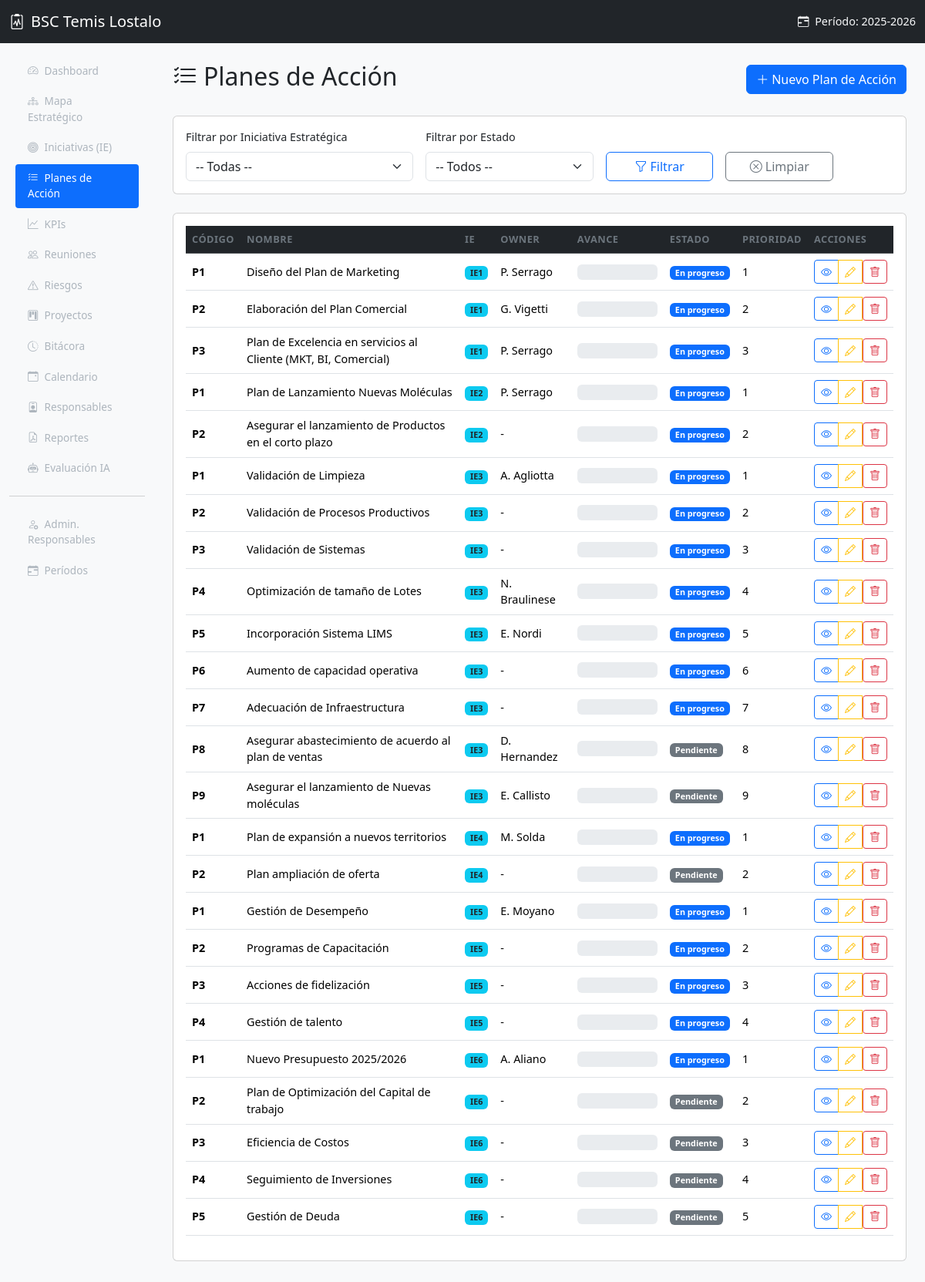
Screenshot of /index.php?page=planes with the database file from the repository.
### tables this page shows
CREATE TABLE periodos_estrategicos (
    id INT AUTO_INCREMENT PRIMARY KEY,
    nombre VARCHAR(100) NOT NULL,
    fecha_inicio DATE NOT NULL,
    fecha_fin DATE NOT NULL,
    activo TINYINT(1) DEFAULT 0,
    created_at TIMESTAMP DEFAULT CURRENT_TIMESTAMP
);

CREATE TABLE planes_accion (
    id INT AUTO_INCREMENT PRIMARY KEY,
    iniciativa_id INT NOT NULL,
    periodo_id INT DEFAULT NULL,
    codigo VARCHAR(10) NOT NULL,
    nombre VARCHAR(200) NOT NULL,
    owner VARCHAR(100) DEFAULT NULL,
    fecha_inicio DATE DEFAULT NULL,
    fecha_fin DATE DEFAULT NULL,
    avance INT DEFAULT 0,
    prioridad INT DEFAULT 1,
    peso DECIMAL(5,2) DEFAULT 0,
    estado ENUM('pendiente','en_progreso','completado','cancelado') DEFAULT 'pendiente',
    created_at TIMESTAMP DEFAULT CURRENT_TIMESTAMP,
    FOREIGN KEY (iniciativa_id) REFERENCES iniciativas_estrategicas(id) ON DELETE CASCADE,
    FOREIGN KEY (periodo_id) REFERENCES periodos_estrategicos(id) ON DELETE SET NULL
);

CREATE TABLE iniciativas_estrategicas (
    id INT AUTO_INCREMENT PRIMARY KEY,
    perspectiva_id INT NOT NULL,
    periodo_id INT DEFAULT NULL,
    codigo VARCHAR(10) NOT NULL,
    nombre VARCHAR(200) NOT NULL,
    descripcion TEXT,
    orden INT NOT NULL DEFAULT 0,
    FOREIGN KEY (perspectiva_id) REFERENCES perspectivas(id) ON DELETE CASCADE,
    FOREIGN KEY (periodo_id) REFERENCES periodos_estrategicos(id) ON DELETE SET NULL
);

### views/planes/index.php (the view, shortened to what this page needs)
<?php
require_once __DIR__ . '/../../models/Iniciativa.php';
$sql = "SELECT pa.*, ie.codigo AS ie_codigo, ie.nombre AS ie_nombre
        FROM planes_accion pa
        JOIN iniciativas_estrategicas ie ON ie.id = pa.iniciativa_id
        WHERE 1=1";
$params = [];
$sql .= " ORDER BY ie.codigo, pa.codigo";
$stmt = $pdo->prepare($sql);
$stmt->execute($params);
$planes = $stmt->fetchAll();
require_once __DIR__ . '/../layout/header.php';
?>
<div class="d-flex justify-content-between align-items-center mb-4">
    <h2><i class="bi bi-list-check me-2"></i>Planes de Acción</h2>
    <a href="<?= BASE_URL ?>index.php?page=planes&action=crear" class="btn btn-primary">
        <i class="bi bi-plus-lg me-1"></i>Nuevo Plan de Acción
    </a>
</div>
<div class="card mb-4">
    <div class="card-body">
        <form method="GET" class="row g-3 align-items-end">
            <div class="col-md-4">
                <label for="ie" class="form-label">Filtrar por Iniciativa Estratégica</label>
                <select name="ie" id="ie" class="form-select">
                    <option value="">-- Todas --</option>
                </select>
            </div>
            <div class="col-md-3">
                <label for="estado" class="form-label">Filtrar por Estado</label>
                <select name="estado" id="estado" class="form-select">
                    <option value="">-- Todos --</option>
                </select>
            </div>
            <div class="col-md-2">
                <button type="submit" class="btn btn-outline-primary w-100">
                    <i class="bi bi-funnel me-1"></i>Filtrar
                </button>
            </div>
            <div class="col-md-2">
                <a href="<?= BASE_URL ?>index.php?page=planes" class="btn btn-outline-secondary w-100">
                    <i class="bi bi-x-circle me-1"></i>Limpiar
                </a>
            </div>
        </form>
    </div>
</div>
<div class="card">
    <div class="card-body">
        <?php if (empty($planes)): ?>
            <div class="alert alert-info mb-0">No se encontraron planes de acción.</div>
        <?php else: ?>
            <div class="table-responsive">
                <table class="table table-hover align-middle">
                    <thead class="table-dark">
                        <tr>
                            <th>Código</th>
                            <th>Nombre</th>
                            <th>IE</th>
                            <th>Owner</th>
                            <th>Avance</th>
                            <th>Estado</th>
                            <th>Prioridad</th>
                            <th>Acciones</th>
                        </tr>
                    </thead>
                    <tbody>
                        <?php foreach ($planes as $plan): ?>
                            <tr>
                                <td><strong><?= sanitize($plan['codigo']) ?></strong></td>
                                <td><?= sanitize($plan['nombre']) ?></td>
                                <td>
                                    <span class="badge bg-info text-dark">
                                        <?= sanitize($plan['ie_codigo']) ?>
                                    </span>
                                </td>
                                <td><?= sanitize($plan['owner'] ?? '-') ?></td>
                                <td style="min-width: 120px;">
                                    <div class="progress" style="height: 20px;">
                                    </div>
                                </td>
                                <td><?= estadoBadge($plan['estado']) ?></td>
                                <td><?= (int)$plan['prioridad'] ?></td>
                                <td>
                                    <div class="btn-group btn-group-sm">
                                        <a href="<?= BASE_URL ?>index.php?page=planes&action=detalle&id=<?= $plan['id'] ?>"
                                           class="btn btn-outline-primary" title="Ver detalle">
                                            <i class="bi bi-eye"></i>
                                        </a>
                                        <a href="<?= BASE_URL ?>index.php?page=planes&action=editar&id=<?= $plan['id'] ?>"
                                           class="btn btn-outline-warning" title="Editar">
                                            <i class="bi bi-pencil"></i>
                                        </a>
                                        <form method="POST" action="<?= BASE_URL ?>index.php?page=planes&action=eliminar&id=<?= $plan['id'] ?>"
                                              class="d-inline"
                                              onsubmit="return confirm('¿Está seguro de que desea eliminar este plan de acción?');">
                                            <button type="submit" class="btn btn-outline-danger btn-sm" title="Eliminar">
                                                <i class="bi bi-trash"></i>
                                            </button>
                                        </form>
                                    </div>
                                </td>
                            </tr>
                        <?php endforeach; ?>
                    </tbody>
                </table>
            </div>
        <?php endif; ?>
    </div>
</div>
<?php require_once __DIR__ . '/../layout/footer.php'; ?>

### views/layout/header.php (shortened to what this page needs)
<!DOCTYPE html>
<html lang="es">
<head>
    <link href="https://cdn.jsdelivr.net/npm/bootstrap@5.3.3/dist/css/bootstrap.min.css" rel="stylesheet">
    <link href="https://cdn.jsdelivr.net/npm/bootstrap-icons@1.11.3/font/bootstrap-icons.min.css" rel="stylesheet">
    <link href="<?= BASE_URL ?>assets/css/style.css" rel="stylesheet">
</head>
<body>
    <nav class="navbar navbar-dark bg-dark fixed-top">
        <div class="container-fluid">
            <a class="navbar-brand d-flex align-items-center" href="<?= BASE_URL ?>">
                <i class="bi bi-clipboard2-pulse me-2"></i>
                BSC Temis Lostalo
            </a>
            <?php if ($periodoActivo): ?>
                <span class="navbar-text text-light">
                    <i class="bi bi-calendar-range me-1"></i>
                    Período: <?= sanitize($periodoActivo['nombre']) ?>
                </span>
            <?php endif; ?>
        </div>
    </nav>
    <div class="container-fluid">
        <div class="row">
            <nav id="sidebar" class="col-md-2 d-md-block sidebar offcanvas-md offcanvas-start">
                <div class="offcanvas-body position-sticky pt-3">
                    <ul class="nav flex-column">
                        <li class="nav-item">
                            <a class="nav-link <?= activeNav('dashboard', $page) ?>" href="<?= BASE_URL ?>index.php?page=dashboard">
                                <i class="bi bi-speedometer2 me-2"></i>Dashboard
                            </a>
                        </li>
                        <li class="nav-item">
                            <a class="nav-link <?= activeNav('mapa', $page) ?>" href="<?= BASE_URL ?>index.php?page=mapa">
                                <i class="bi bi-diagram-3 me-2"></i>Mapa Estratégico
                            </a>
                        </li>
                        <li class="nav-item">
                            <a class="nav-link <?= activeNav('iniciativas', $page) ?>" href="<?= BASE_URL ?>index.php?page=iniciativas">
                                <i class="bi bi-bullseye me-2"></i>Iniciativas (IE)
                            </a>
                        </li>
                        <li class="nav-item">
                            <a class="nav-link <?= activeNav('planes', $page) ?>" href="<?= BASE_URL ?>index.php?page=planes">
                                <i class="bi bi-list-check me-2"></i>Planes de Acción
                            </a>
                        </li>
                        <li class="nav-item">
                            <a class="nav-link <?= activeNav('kpis', $page) ?>" href="<?= BASE_URL ?>index.php?page=kpis">
                                <i class="bi bi-graph-up me-2"></i>KPIs
                            </a>
                        </li>
                        <li class="nav-item">
                            <a class="nav-link <?= activeNav('reuniones', $page) ?>" href="<?= BASE_URL ?>index.php?page=reuniones">
                                <i class="bi bi-people me-2"></i>Reuniones
                            </a>
                        </li>
                        <li class="nav-item">
                            <a class="nav-link <?= activeNav('riesgos', $page) ?>" href="<?= BASE_URL ?>index.php?page=riesgos">
                                <i class="bi bi-exclamation-triangle me-2"></i>Riesgos
                            </a>
                        </li>
                        <li class="nav-item">
                            <a class="nav-link <?= activeNav('proyectos', $page) ?>" href="<?= BASE_URL ?>index.php?page=proyectos">
                                <i class="bi bi-kanban me-2"></i>Proyectos
                            </a>
                        </li>
                        <li class="nav-item">
                            <a class="nav-link <?= activeNav('bitacora', $page) ?>" href="<?= BASE_URL ?>index.php?page=bitacora">
                                <i class="bi bi-clock-history me-2"></i>Bitácora
                            </a>
                        </li>
                        <li class="nav-item">
                            <a class="nav-link <?= activeNav('calendario', $page) ?>" href="<?= BASE_URL ?>index.php?page=calendario">
                                <i class="bi bi-calendar-event me-2"></i>Calendario
                            </a>
                        </li>
                        <li class="nav-item">
                            <a class="nav-link <?= activeNav('responsables', $page) ?>" href="<?= BASE_URL ?>index.php?page=responsables">
                                <i class="bi bi-person-badge me-2"></i>Responsables
                            </a>
                        </li>
                        <li class="nav-item">
                            <a class="nav-link <?= activeNav('reportes', $page) ?>" href="<?= BASE_URL ?>index.php?page=reportes">
                                <i class="bi bi-file-earmark-pdf me-2"></i>Reportes
                            </a>
                        </li>
                        <li class="nav-item">
                            <a class="nav-link <?= activeNav('evaluacion', $page) ?>" href="<?= BASE_URL ?>index.php?page=evaluacion">
                                <i class="bi bi-robot me-2"></i>Evaluación IA
                            </a>
                        </li>
                        <hr class="text-muted">
                        <li class="nav-item">
                            <a class="nav-link <?= activeNav('admin_responsables', $page) ?>" href="<?= BASE_URL ?>index.php?page=admin_responsables">
                                <i class="bi bi-person-gear me-2"></i>Admin. Responsables
                            </a>
                        </li>
                        <li class="nav-item">
                            <a class="nav-link <?= activeNav('periodos', $page) ?>" href="<?= BASE_URL ?>index.php?page=periodos">
                                <i class="bi bi-calendar-range me-2"></i>Períodos
                            </a>
                        </li>
                    </ul>
                </div>
            </nav>
            <main class="col-md-10 ms-sm-auto px-md-4 main-content">

### includes/functions.php (shortened to what this page needs)
<?php
function estadoBadge($estado) {
    $clases = [
        'pendiente' => 'bg-secondary',
        'en_progreso' => 'bg-primary',
        'completado' => 'bg-success',
        'cancelado' => 'bg-danger',
        'suspendido' => 'bg-warning text-dark'
    ];
    $clase = $clases[$estado] ?? 'bg-secondary';
    $texto = str_replace('_', ' ', ucfirst($estado));
    return '<span class="badge ' . $clase . '">' . $texto . '</span>';
}
function sanitize($input) {
    return htmlspecialchars(trim($input), ENT_QUOTES, 'UTF-8');
}
function activeNav($page, $current) {
    return ($page === $current) ? 'active' : '';
}
function getPeriodoActivo($pdo) {
    $stmt = $pdo->query("SELECT * FROM periodos_estrategicos WHERE activo = 1 LIMIT 1");
    return $stmt->fetch();
}

### assets/css/style.css (style rules this page uses)
body { font-size: 0.9rem; background-color: #f8f9fa; }
.main-content { margin-top: 56px; padding-top: 1.5rem; padding-bottom: 2rem; }
.sidebar { background-color: #212529; min-height: calc(100vh - 56px); margin-top: 56px; padding-top: 0; }
.sidebar .nav-link { color: #adb5bd; padding: 0.5rem 1rem; border-radius: 0.25rem; margin: 0.1rem 0.5rem; font-size: 0.85rem; }
.sidebar .nav-link.active { color: #fff; background-color: #0d6efd; }
.sidebar .nav-link i { width: 20px; text-align: center; }
.table th { font-weight: 600; font-size: 0.8rem; text-transform: uppercase; letter-spacing: 0.5px; color: #6c757d; }

### rows the page displays
periodos_estrategicos: nombre "2025-2026"
planes_accion: codigo "P1", nombre "Diseño del Plan de Marketing", iniciativa.codigo "IE1", owner "P. Serrago", estado "En progreso", prioridad "1"
planes_accion: codigo "P2", nombre "Elaboración del Plan Comercial", iniciativa.codigo "IE1", owner "G. Vigetti", estado "En progreso", prioridad "2"
planes_accion: codigo "P3", nombre "Plan de Excelencia en servicios al Cliente (MKT, BI, Comercial)", iniciativa.codigo "IE1", owner "P. Serrago", estado "En progreso", prioridad "3"
planes_accion: codigo "P1", nombre "Plan de Lanzamiento Nuevas Moléculas", iniciativa.codigo "IE2", owner "P. Serrago", estado "En progreso", prioridad "1"
planes_accion: codigo "P2", nombre "Asegurar el lanzamiento de Productos en el corto plazo", iniciativa.codigo "IE2", owner "-", estado "En progreso", prioridad "2"
planes_accion: codigo "P1", nombre "Validación de Limpieza", iniciativa.codigo "IE3", owner "A. Agliotta", estado "En progreso", prioridad "1"
planes_accion: codigo "P2", nombre "Validación de Procesos Productivos", iniciativa.codigo "IE3", owner "-", estado "En progreso", prioridad "2"
planes_accion: codigo "P3", nombre "Validación de Sistemas", iniciativa.codigo "IE3", owner "-", estado "En progreso", prioridad "3"
planes_accion: codigo "P4", nombre "Optimización de tamaño de Lotes", iniciativa.codigo "IE3", owner "N. Braulinese", estado "En progreso", prioridad "4"
planes_accion: codigo "P5", nombre "Incorporación Sistema LIMS", iniciativa.codigo "IE3", owner "E. Nordi", estado "En progreso", prioridad "5"
planes_accion: codigo "P6", nombre "Aumento de capacidad operativa", iniciativa.codigo "IE3", owner "-", estado "En progreso", prioridad "6"
planes_accion: codigo "P7", nombre "Adecuación de Infraestructura", iniciativa.codigo "IE3", owner "-", estado "En progreso", prioridad "7"
planes_accion: codigo "P8", nombre "Asegurar abastecimiento de acuerdo al plan de ventas", iniciativa.codigo "IE3", owner "D. Hernandez", estado "Pendiente", prioridad "8"
planes_accion: codigo "P9", nombre "Asegurar el lanzamiento de Nuevas moléculas", iniciativa.codigo "IE3", owner "E. Callisto", estado "Pendiente", prioridad "9"
planes_accion: codigo "P1", nombre "Plan de expansión a nuevos territorios", iniciativa.codigo "IE4", owner "M. Solda", estado "En progreso", prioridad "1"
planes_accion: codigo "P2", nombre "Plan ampliación de oferta", iniciativa.codigo "IE4", owner "-", estado "Pendiente", prioridad "2"
planes_accion: codigo "P1", nombre "Gestión de Desempeño", iniciativa.codigo "IE5", owner "E. Moyano", estado "En progreso", prioridad "1"
planes_accion: codigo "P2", nombre "Programas de Capacitación", iniciativa.codigo "IE5", owner "-", estado "En progreso", prioridad "2"
planes_accion: codigo "P3", nombre "Acciones de fidelización", iniciativa.codigo "IE5", owner "-", estado "En progreso", prioridad "3"
planes_accion: codigo "P4", nombre "Gestión de talento", iniciativa.codigo "IE5", owner "-", estado "En progreso", prioridad "4"
planes_accion: codigo "P1", nombre "Nuevo Presupuesto 2025/2026", iniciativa.codigo "IE6", owner "A. Aliano", estado "En progreso", prioridad "1"
planes_accion: codigo "P2", nombre "Plan de Optimización del Capital de trabajo", iniciativa.codigo "IE6", owner "-", estado "Pendiente", prioridad "2"
planes_accion: codigo "P3", nombre "Eficiencia de Costos", iniciativa.codigo "IE6", owner "-", estado "Pendiente", prioridad "3"
planes_accion: codigo "P4", nombre "Seguimiento de Inversiones", iniciativa.codigo "IE6", owner "-", estado "Pendiente", prioridad "4"
planes_accion: codigo "P5", nombre "Gestión de Deuda", iniciativa.codigo "IE6", owner "-", estado "Pendiente", prioridad "5"
